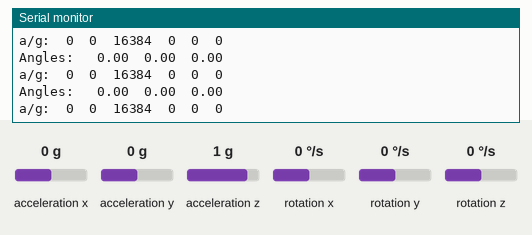
The sketch below on a simulated Arduino Uno, built with avr-gcc and run on an emulated ATmega328P. On the bench: the last lines printed to the serial monitor. The inputs (shaded band) are chosen by the test bench; at power-on: acceleration z 1 g, acceleration x 0 g, acceleration y 0 g, rotation x 0 °/s, rotation y 0 °/s, rotation z 0 °/s.

Above: at 1.2 s.
1.3 s: acceleration z set to 0 g
At 1.34 s:
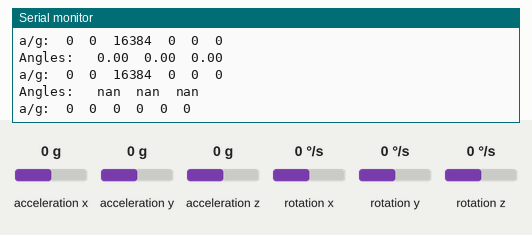
2.8 s: acceleration x set to -1.4 g
At 2.84 s:
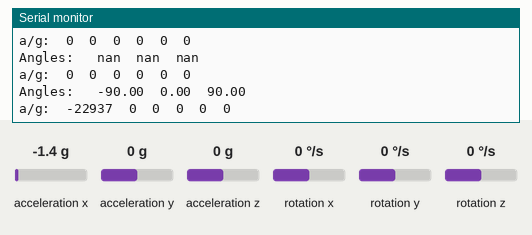
4.3 s: acceleration x set to 0.8 g
At 4.31 s:
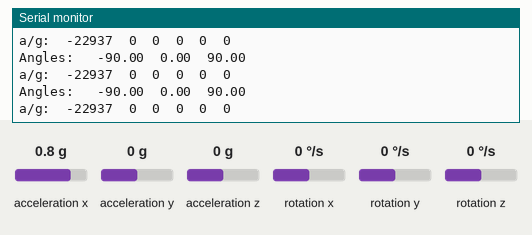
7.3 s: acceleration y set to -1.4 g
At 7.31 s:
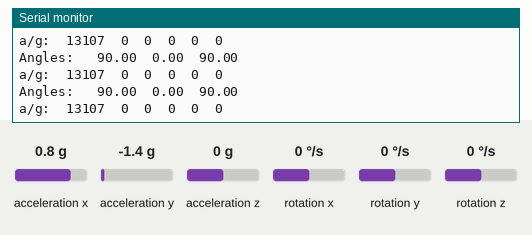
8.8 s: rotation x set to -192 °/s
At 8.85 s:
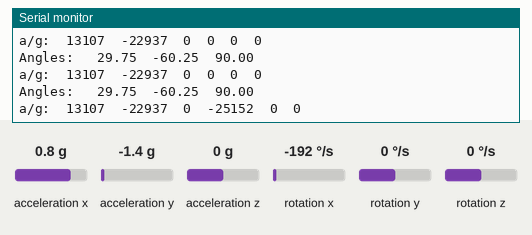
Timing chart, 0 to 11.8 s (numbered marks = the images above; inputs shaded):
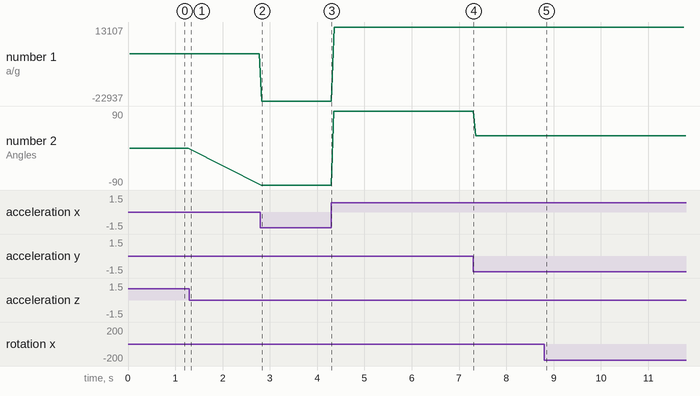

The sketch:

correct_angles_updated.ino
```cpp
#include "I2Cdev.h"
#include "MPU6050.h"

// Arduino Wire library is required if I2Cdev I2CDEV_ARDUINO_WIRE implementation
// is used in I2Cdev.h
#if I2CDEV_IMPLEMENTATION == I2CDEV_ARDUINO_WIRE
    #include "Wire.h"
#endif

// class default I2C address is 0x68
// specific I2C addresses may be passed as a parameter here
// AD0 low = 0x68 (default for InvenSense evaluation board)
// AD0 high = 0x69
MPU6050 accelgyro;
//MPU6050 accelgyro(0x69); // <-- use for AD0 high

int16_t ax, ay, az;
int16_t gx, gy, gz;

float torque=0, angle, ang_velocity, ang_acceleration;
const float m_body = 0.25, m_wheel = 0.065, MoI_body = 0.0006, MoI_wheel = 0.0006, l_body = 0.0075, l_wheel = 0.0075, g=9.8;
const float fric_wheel = 0, fric_pivot = 0;
float cp, ci, cd, kp, ki, kd;
float current_time, previous_time, dt, ang_past;
float error=0;

void setup() {
    // join I2C bus (I2Cdev library doesn't do this automatically)
    #if I2CDEV_IMPLEMENTATION == I2CDEV_ARDUINO_WIRE
        Wire.begin();
    #elif I2CDEV_IMPLEMENTATION == I2CDEV_BUILTIN_FASTWIRE
        Fastwire::setup(400, true);
    #endif

    // (38400 chosen because it works as well at 8MHz as it does at 16MHz...something else will also be fine
    Serial.begin(38400);

    accelgyro.initialize();

    // verify connection
    Serial.println("Testing device connections...");
    Serial.println(accelgyro.testConnection() ? "MPU6050 connection successful" : "MPU6050 connection failed");

    // use the code below to change accel/gyro offset values

    Serial.println("Updating internal sensor offsets...");
    // -76	-2359	1688	0	0	0
    Serial.print(accelgyro.getXAccelOffset()); Serial.print("\t"); // -76
    Serial.print(accelgyro.getYAccelOffset()); Serial.print("\t"); // -2359
    Serial.print(accelgyro.getZAccelOffset()); Serial.print("\t"); // 1688
    Serial.print(accelgyro.getXGyroOffset()); Serial.print("\t"); // 0
    Serial.print(accelgyro.getYGyroOffset()); Serial.print("\t"); // 0
    Serial.print(accelgyro.getZGyroOffset()); Serial.print("\t"); // 0
    Serial.print("\n");
    /*accelgyro.setXGyroOffset(220);
    accelgyro.setYGyroOffset(76);
    accelgyro.setZGyroOffset(-85);*/

    accelgyro.setXGyroOffset(20);
    accelgyro.setYGyroOffset(-28);
    accelgyro.setZGyroOffset(7);
    accelgyro.setXAccelOffset(-84);
    accelgyro.setYAccelOffset(2704);
    accelgyro.setZAccelOffset(1528);

    Serial.print(accelgyro.getXAccelOffset()); Serial.print("\t"); // -76
    Serial.print(accelgyro.getYAccelOffset()); Serial.print("\t"); // -2359
    Serial.print(accelgyro.getZAccelOffset()); Serial.print("\t"); // 1688
    Serial.print(accelgyro.getXGyroOffset()); Serial.print("\t"); // 0
    Serial.print(accelgyro.getYGyroOffset()); Serial.print("\t"); // 0
    Serial.print(accelgyro.getZGyroOffset()); Serial.print("\t"); // 0
    Serial.print("\n");

}

void loop() {

    current_time = millis();

    // read raw accel/gyro measurements from device
    accelgyro.getMotion6(&ax, &ay, &az, &gx, &gy, &gz);

    // these methods (and a few others) are also available
    //accelgyro.getAcceleration(&ax, &ay, &az);
    //accelgyro.getRotation(&gx, &gy, &gz);

    double arx = (180/3.141592) * atan(ax / sqrt(square(ay) + square(az)));
    double ary = (180/3.141592) * atan(ay / sqrt(square(ax) + square(az)));
    double arz = (180/3.141592) * atan(sqrt(square(ay) + square(ax)) / az);

    Serial.print("Angles: "); Serial.print("\t");
    Serial.print(arx); Serial.print("\t");
    Serial.print(ary); Serial.print("\t");
    Serial.println(arz);
    //Serial.print("Ang. velocities: "); Serial.print("\t");
    //Serial.print((float)gx/131); Serial.print("\t");
    //Serial.print((float)gy/131); Serial.print("\t");
    //Serial.println((float)gz/131);
    //Serial.print("Acceleration: "); Serial.print("\t");
    //Serial.print((float)(ax*9.8)/16384); Serial.print("\t");
    //Serial.print((float)(ay*9.8)/16384); Serial.print("\t");
    //Serial.println((float)(az*9.8)/16384);

    Serial.print("a/g:\t");
    Serial.print(ax); Serial.print("\t");
    Serial.print(ay); Serial.print("\t");
    Serial.print(az); Serial.print("\t");
    Serial.print(gx); Serial.print("\t");
    Serial.print(gy); Serial.print("\t");
    Serial.print(gz); Serial.print("\n");

    //check if correct...
    angle = arx;
    ang_velocity = (float)gx/131;         //why the literal 131?

    //The PID part...we can implement it in 2 ways...one in which we see the angle and the other where we compare with expected acc and obtained acc
    //the second method will allow us to exactly control the manner in which return occurs while first one will be simpler to implement.

    //for 1st way uncomment this...
    /*
    torque = (m_body*l_body + m_wheel*l_wheel)*g*sin(angle) - fric_pivot*ang_velocity + cp*angle;
    */

  //for 2nd way uncomment this...
  {
    //get ang_acceleration and check with the expected one to make corrections in the next loop..
    dt = current_time - previous_time;
    ang_acceleration = (ang_velocity - ang_past)/dt;
    ang_past = ang_velocity;

    error = (torque - ((m_body*l_body + m_wheel*l_wheel)*g*sin(angle) - fric_pivot*ang_velocity))/(MoI_body + MoI_wheel) - ang_acceleration;

    //the required torque to lift the cubli back
    torque = (m_body*l_body + m_wheel*l_wheel)*g*angle - fric_pivot*ang_velocity;

    torque += kp*error;
  }

    delay(50);
    previous_time = current_time;
}
```

Measured:
- after the input at 1.3 s, the serial monitor: prints a new line at once (image 1)
- after the input at 2.8 s, the serial monitor: prints a new line at once (image 2)
- after the input at 8.8 s, the serial monitor: prints a new line at once (image 5)
- plotted number 1: 0 → -22937 after the input at 2.8 s, -22937 → 13107 after the input at 4.3 s
- plotted number 2: 0 → -90 after the input at 2.8 s, 90 → 29.75 after the input at 7.3 s
